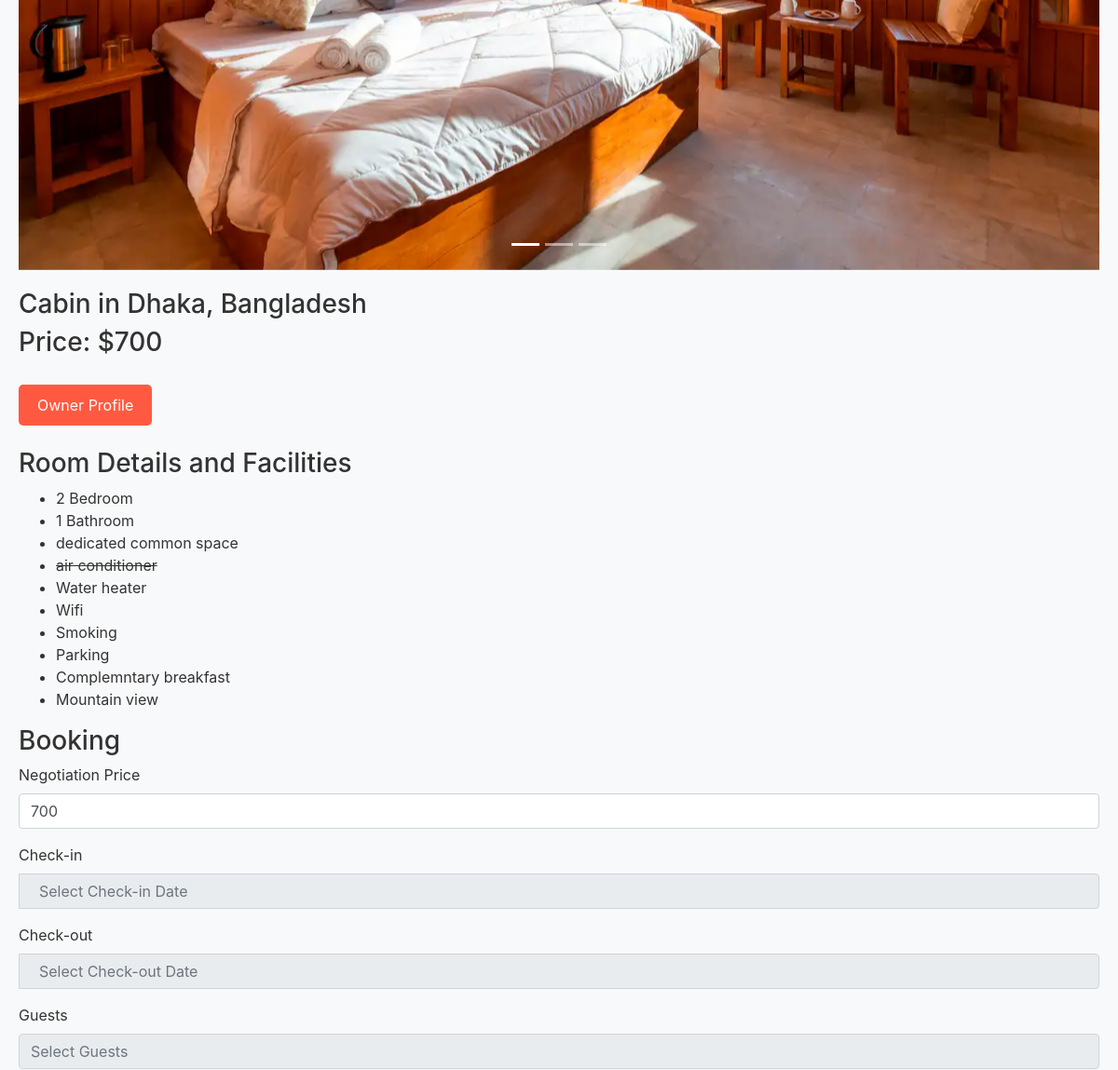
The page /property_det/garongalactus@gmailproperty1/ (middle part) on the database as committed earlier.
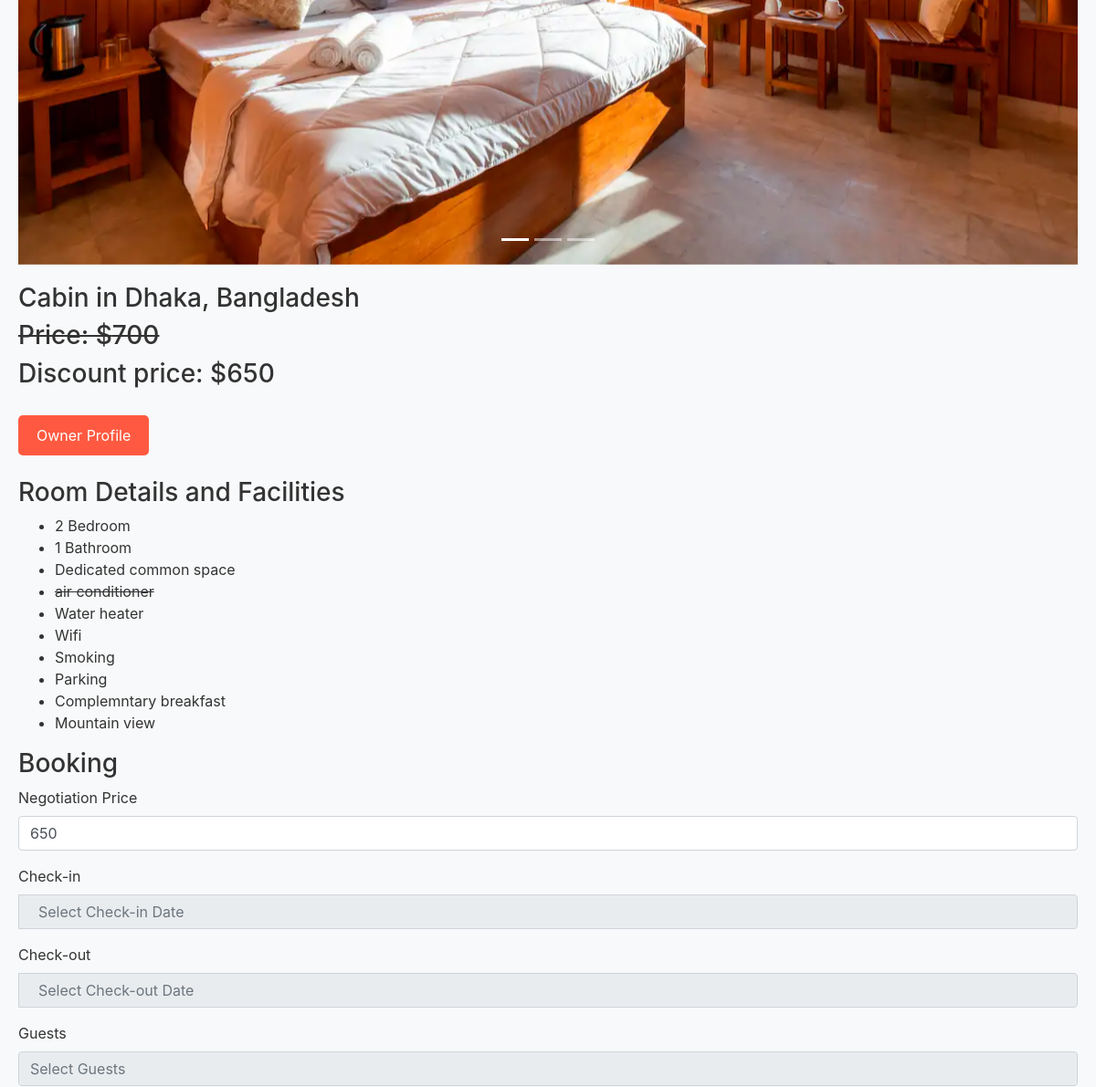
The same page on the database as committed later.
### home/models.py (models this page shows)
class PropertyDetails(models.Model):
    ownwer_email = models.CharField(max_length=50)
    p_id = models.CharField(max_length=50, primary_key = True)
    property_name = models.CharField(max_length=50)
    country = models.CharField(max_length=50)
    city = models.CharField(max_length=50)
    det_loc = models.CharField(max_length=50)
    property_name = models.CharField(max_length=50)
    guest_num = models.IntegerField(default = 0)
    price = models.IntegerField()
    types = models.CharField(max_length=50)
    view = models.CharField(max_length=50)
    bed = models.CharField(max_length=50)
    common_space = models.CharField(max_length=50)
    tv = models.BooleanField()
    smoking = models.BooleanField()
    air_condition = models.BooleanField()
    bathroom = models.BooleanField()
    water_heater = models.BooleanField()
    parking = models.BooleanField()
    wifi = models.BooleanField()
    breakfast = models.BooleanField()
    verified = models.BooleanField(default = False)
    p_image1 = models.ImageField(null= True, upload_to='images/')
    p_image2 = models.ImageField(null= True, upload_to='images/')
    p_image3 = models.ImageField(null= True, upload_to='images/')
    p_image4 = models.ImageField(null= True, upload_to='images/')
    document = models.BooleanField(default = False)
    doc1 = models.FileField(upload_to='documents/')
    doc2 = models.FileField(upload_to='documents/')
    doc3 = models.FileField(upload_to='documents/')
    video = models.FileField(upload_to='videos/')
    voucher = models.IntegerField(default = 0)
    income = models.IntegerField(default = 0)

### home/views.py (the view, shortened to what this page needs)
# urls.py: path('property_det/<str:property_id>/', views.property_det, name='property_det'),
def property_det(request,property_id):
    property = get_object_or_404(PropertyDetails, p_id=property_id)
    booking = Booking.objects.filter(Q(property=property_id, status='accepted') | Q(status='paid'))
    reviews = Review.objects.filter(property=property_id)
    new_price = property.price - property.voucher
    print(new_price)
    return render(request, 'property_det.html',{'property': property, 'booking' : booking, 'reviews':reviews, 'new_price':new_price})

### templates/property_det.html (shortened to what the changed rows need)
<!DOCTYPE html>
<html lang="en">
<head>
  <link rel="stylesheet" href="https://cdn.jsdelivr.net/npm/bootstrap@4.5.3/dist/css/bootstrap.min.css"
>
  <link rel="stylesheet" href="https://cdnjs.cloudflare.com/ajax/libs/bootstrap-datepicker/1.9.0/css/bootstrap-datepicker.min.css">
</head>
<body>
  <div class="container">
    <div class="property-image-container">
      <div id="property-carousel" class="carousel slide" data-ride="carousel">
        <div class="carousel-inner">
          <div class="carousel-item active">
            <img src="{{property.p_image2.url}}" class="d-block w-100" alt="Property Image 1">
          </div>
        </div>
      </div>
    </div>
    <form id="booking-form" method='POST' action="/property_det/{{ property.p_id }}/">
    <div class="property-details">
      <div class="description">
        <h3>{{ property.types }} in {{ property.city }}, {{ property.country }}</h3>
        {%if property.price == new_price%}
        <h3>Price: ${{property.price}}</h3>
        {%endif%}
        {%if property.price > new_price%}
        <h3><del>Price: ${{property.price}}</del></h3>
        <h3>Discount price: ${{new_price}}</h3>
        {%endif%}
      </div>
      <div class="detail">
        <ul>
          <li>{{property.bed}} Bedroom</li>
          <li>1 Bathroom</li>
          {%if property.common_space == 'not-available' %}
          <li><del>Common space</del></li>
          {%else%}
          <li>{{property.common_space}} common space</li>
          {%endif%}
          {%if property.air_condition %}
          <li>air conditioner</li>
          {%else%}
          <li><del>air conditioner</del></li>
          {%endif%}
          {%if property.water_heater%}
          <li>Water heater</li>
          {%else%}
          <li><del>Water heater</del></li>
          {%endif%}
          {%if property.wifi %}
          <li>Wifi</li>
          {%else%}
          <li><del>Wifi</del></li>
          {%endif%}
          {%if property.smoking %}
          <li>Smoking</li>
          {%else%}
          <li><del>Smoking</del></li>
          {%endif%}
          {%if property.parking%}
          <li>Parking</li>
          {%else%}
          <li><del>Parking</del></li>
          {%endif%}
          {%if property.breakfast%}
          <li>Complemntary breakfast</li>
          {%else%}
          <li></del>Complemntary breakfast</del></li>
          {%endif%}
          {%if property.view == 'Others' %}
          <li><del>Sea/Mountain view</del></li>
          {%else%}
          <li>{{property.view}} view</li>
          {%endif%}
        </ul>
      </div>
    </div>
        <div class="detail">
            <div class="input-group mb-3">
              <input type="number" id="neg_price"  name = "neg_price"  class="form-control" placeholder="Enter negotiation price">
            </div>
        </form>
        </div>
</body>
</html>

Rows that differ between the two databases and show on the page:
changed PropertyDetails "Cabin": common_space "dedicated" → "Dedicated"
Other text that changed with them:
{{ new_price }}: (not shown) → "650"
form field neg_price: "700" → "650"
text now shown: "Discount price: $"
